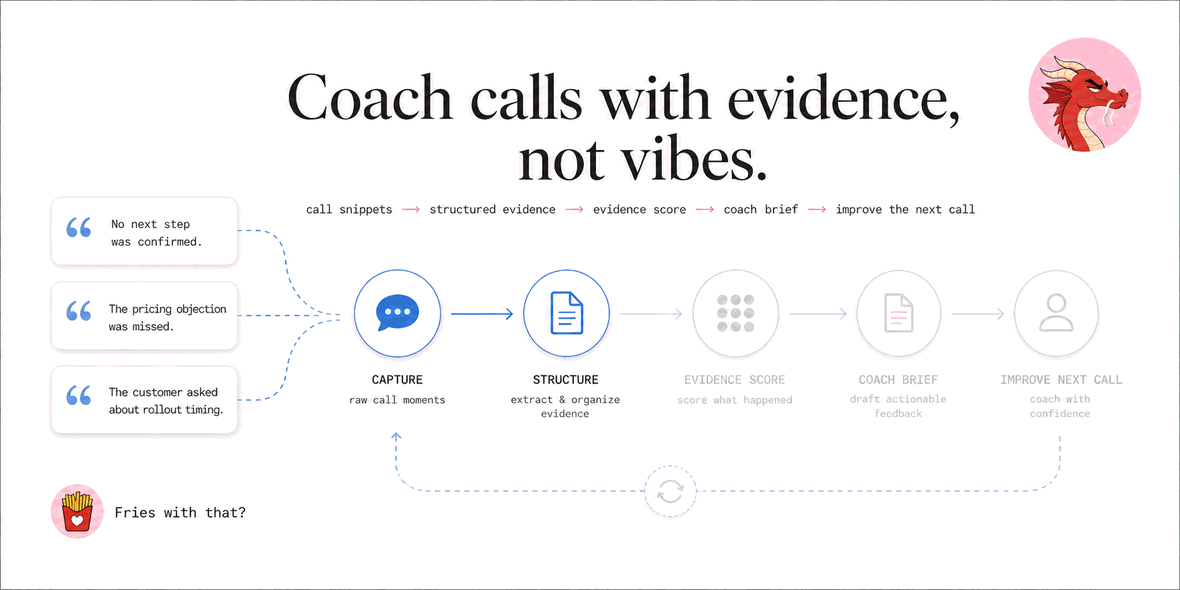
#> input picture docs/frames/stage-1.png, 1180 x 590 px
$ python make_hero_gif.py
#> lines starting #> are read from the running program, lines starting #| are printed output that depends on the picture
"""Build the README hero GIF from the stage frames in `docs/frames/`.

    python3 docs/make_hero_gif.py

Each frame lights up one more step of the pipeline, so the animation reads as the shape of the
system rather than as decoration. The last frame holds long enough to actually be read.

One non-obvious thing, because it cost an evening: **each frame gets its own colour table.**
Only the final frame contains the green node, so a palette sampled across all four frames sees
green as 0.08% of the pixels and drops it — the node renders grey and the payoff disappears.
GIF allows a local colour table per frame; Pillow writes one when the frames arrive already
quantised individually. MAXCOVERAGE is used over the default MEDIANCUT for the same reason: it
keeps small regions of saturated colour that a frequency-driven method discards.

Requires Pillow. Nothing else in this repo does — the pipeline itself is stdlib only.
"""
from __future__ import annotations

import pathlib
import sys

try:
    from PIL import Image, ImageSequence
except ImportError:
    sys.exit("needs Pillow:  python3 -m pip install pillow")

DOCS = pathlib.Path(__file__).parent
OUT = DOCS / "how-it-works.gif"
HOLD_MS = 900          # per build-up frame
FINAL_MS = 3200        # the complete pipeline, long enough to read


def build() -> pathlib.Path:
    paths = sorted(DOCS.glob("frames/stage-*.png"))
    if not paths:
        sys.exit(f"no frames found in {DOCS / 'frames'}")

    frames = [
        Image.open(p).convert("RGB").quantize(colors=256, method=Image.MAXCOVERAGE)
        for p in paths
    ]
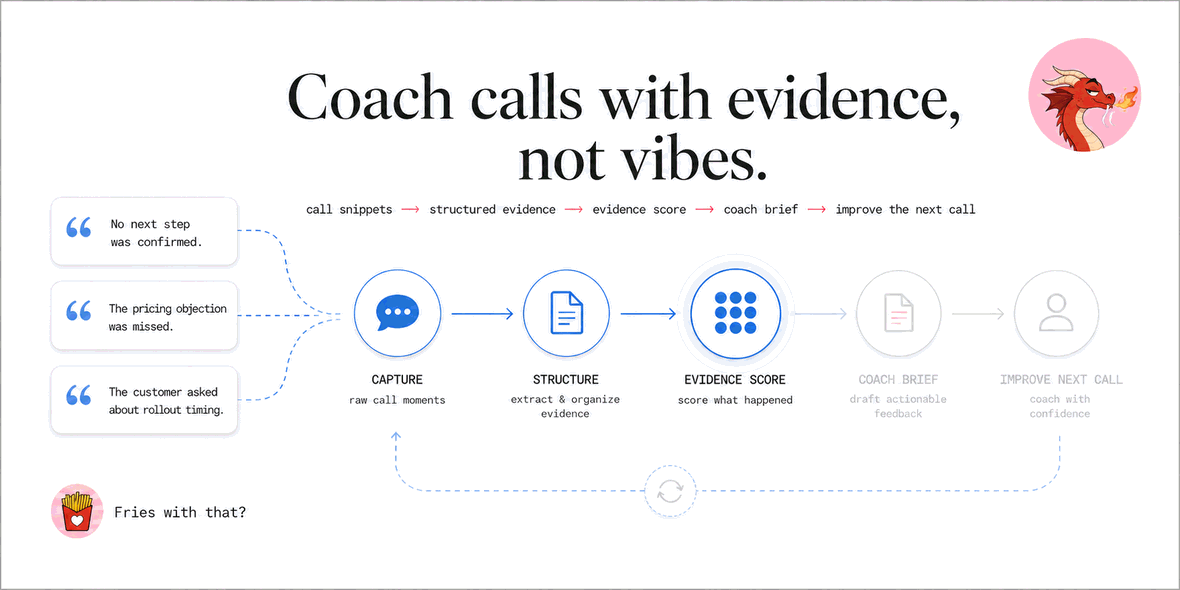
#> input picture docs/frames/stage-2.png, 1180 x 590 px
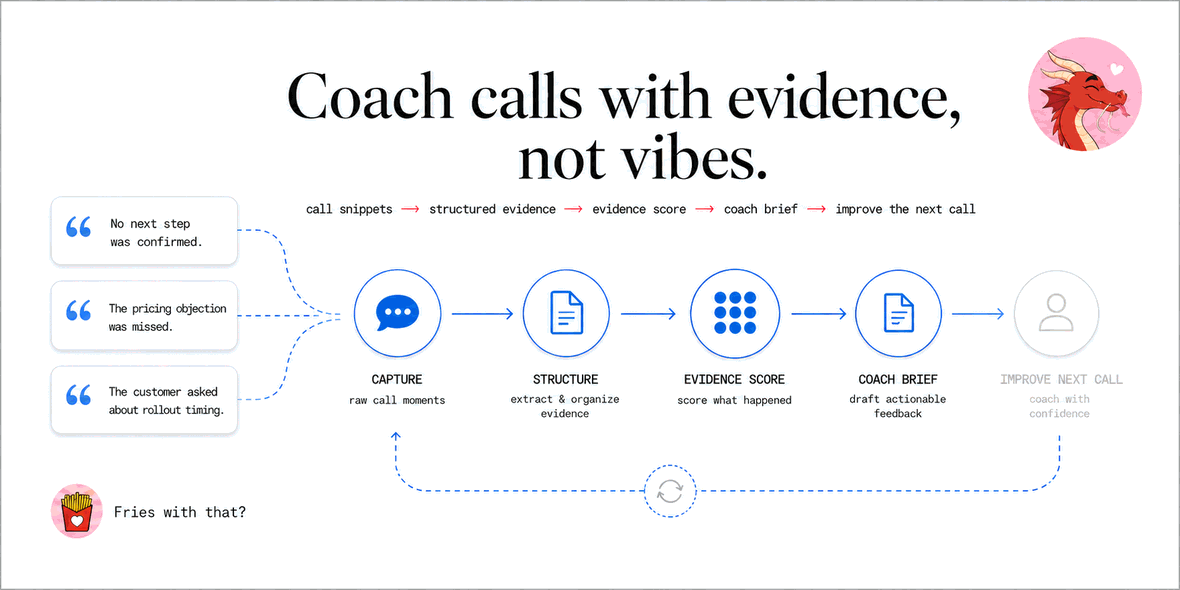
#> input picture docs/frames/stage-3.png, 1180 x 590 px
#> frames = 3 items
    durations = [HOLD_MS] * (len(frames) - 1) + [FINAL_MS]
#> durations = [900, 900, 3200]
    frames[0].save(
        OUT,
        save_all=True,
        append_images=frames[1:],
        duration=durations,
        loop=0,
        optimize=True,
        disposal=2,
    )
    return OUT


def check(out: pathlib.Path) -> None:
    """The green node is the thing most likely to be silently lost. Assert it survived."""
    last = list(ImageSequence.Iterator(Image.open(out)))[-1].convert("RGB")
#> last is the input picture: PIL image 1180x590 RGB; mean R, G, B 245.6, 245, 246.5
    green = sum(1 for p in last.getdata() if p[1] > p[0] + 25 and p[1] > p[2] + 25)
#> green = 0
    print(f"{out.relative_to(DOCS.parent)} — {out.stat().st_size // 1024} KB, "
          f"{len(list(ImageSequence.Iterator(Image.open(out))))} frames, {green} green px")
#| docs/how-it-works.gif — 196 KB, 3 frames, 0 green px
    if green < 500:
#> (the run stopped early here; a loop or call above may not have finished)
